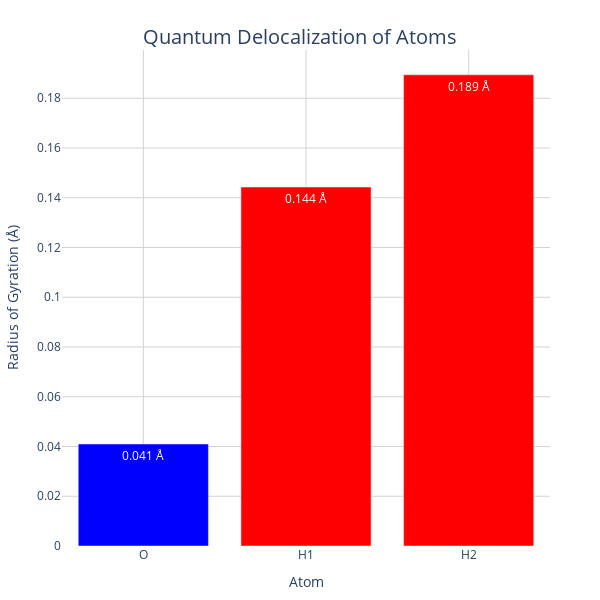

The notebook cell this image was saved under:
### Markdown cell above
## 2. Analyzing Quantum Delocalization

In PIMD, quantum delocalization is quantified by measuring how spread out the beads are for each atom. This spread is particularly noticeable for light atoms like hydrogen, due to their larger quantum fluctuations.

### Radius of Gyration
The quantum spread is measured using the radius of gyration ($R_g$), which is calculated for each atom as:

$R_g = \sqrt{\frac{1}{P} \sum_{i=1}^P (r_i - r_c)^2}$

where:
- $P$ is the number of beads
- $r_i$ is the position of bead $i$
- $r_c$ is the centroid position (average over all beads)

### Parameters:
1. **Centroid** ($r_c$):
   - Represents the classical position of the atom
   - Calculated as: $r_c = \frac{1}{P} \sum_{i=1}^P r_i$

2. **Radius of Gyration** ($R_g$):
   - Measures quantum delocalization
   - Larger $R_g$ indicates stronger quantum effects
   - Inversely related to particle mass ($R_g \propto \frac{1}{\sqrt{m}}$)

The following cell calculates $R_g$ for each atom and visualizes the quantum spread.

### Code cell
def calculate_radius_of_gyration(positions):
    """Calculate radius of gyration for quantum delocalization analysis"""
    centroid = np.mean(positions, axis=0)
    rg = np.sqrt(np.mean(np.sum((positions - centroid)**2, axis=2), axis=0))
    return rg

# Calculate Rg for last frame
frame_idx = -1
all_bead_positions = np.array([traj[frame_idx] for traj in trajectories])
rg = calculate_radius_of_gyration(all_bead_positions)

# Create visualization
fig = go.Figure(go.Bar(
    x=['O', 'H1', 'H2'],
    y=rg,
    text=[f'{val:.3f} Å' for val in rg],
    textposition='auto',
    marker_color=['blue', 'red', 'red'],
    hovertemplate='Atom: %{x}<br>Radius of Gyration: %{y:.3f} Å<extra></extra>'
))

# Configure plot
fig.update_layout(
    plotly_layout,
    title={
        'text': 'Quantum Delocalization of Atoms',
        'font': {'size': 20},
        'y': 0.95,
        'x': 0.5,
        'xanchor': 'center',
        'yanchor': 'top'
    },
    xaxis_title='Atom',
    yaxis_title='Radius of Gyration (Å)',
    showlegend=False,
    annotations=[{
        'text': 'Larger radius of gyration indicates stronger quantum effects',
        'showarrow': False,
        'x': 0.5,
        'y': -0.25,
        'xref': 'paper',
        'yref': 'paper',
        'font': {'size': 12}
    }]
)
fig.show()

# Print analysis
print("\nQuantum Delocalization Analysis:")
print("-" * 30)
print(f"Oxygen (m=16 amu):     {rg[0]:.3f} Å")
print(f"Hydrogen 1 (m=1 amu):  {rg[1]:.3f} Å")
print(f"Hydrogen 2 (m=1 amu):  {rg[2]:.3f} Å")

### Figure 1 — Plotly figure (JSON) as saved in the notebook; plotly's stock layout.template omitted (floating-point values rounded to 4 significant figures)
{"data": [{"hovertemplate": "Atom: %{x}<br>Radius of Gyration: %{y:.3f} Å<extra></extra>", "marker": {"color": ["blue", "red", "red"]}, "text": ["0.041 Å", "0.144 Å", "0.189 Å"], "textposition": "auto", "type": "bar", "x": ["O", "H1", "H2"], "y": [0.041, 0.1443, 0.1894]}], "layout": {"annotations": [{"font": {"size": 12}, "showarrow": false, "text": "Larger radius of gyration indicates stronger quantum effects", "x": 0.5, "xref": "paper", "y": -0.25, "yref": "paper"}], "font": {"size": 12}, "height": 600, "hovermode": "closest", "margin": {"b": 50, "l": 50, "r": 50, "t": 50}, "plot_bgcolor": "white", "showlegend": false, "title": {"font": {"size": 20}, "text": "Quantum Delocalization of Atoms", "x": 0.5, "xanchor": "center", "y": 0.95, "yanchor": "top"}, "width": 600, "xaxis": {"autorange": true, "gridcolor": "LightGray", "gridwidth": 1, "range": [-0.5, 2.5], "showgrid": true, "title": {"text": "Atom"}, "type": "category"}, "yaxis": {"autorange": true, "gridcolor": "LightGray", "gridwidth": 1, "range": [0, 0.1994], "showgrid": true, "title": {"text": "Radius of Gyration (Å)"}, "type": "linear"}}}
